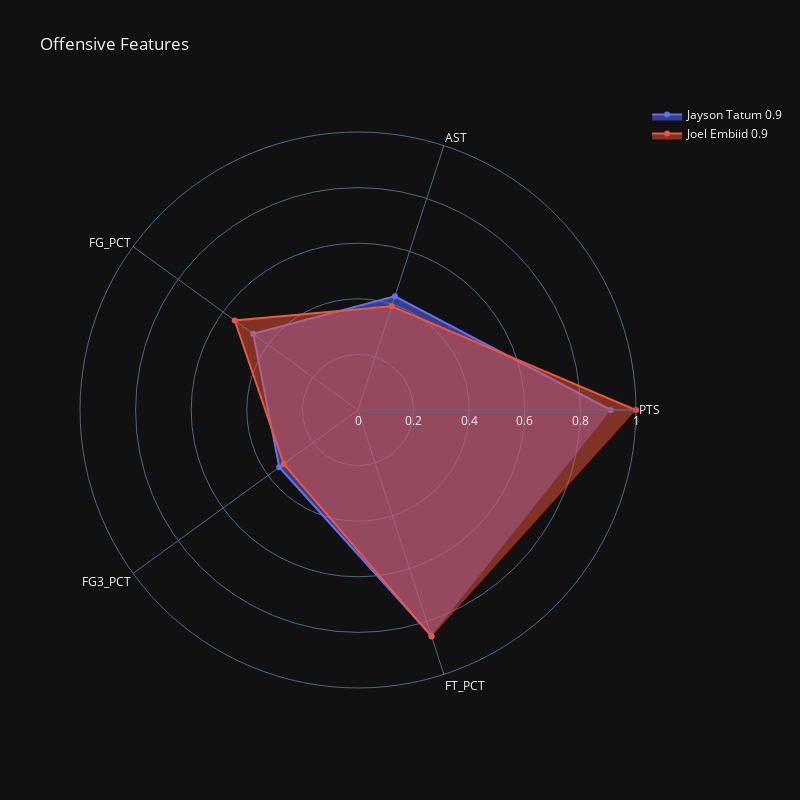

Write notebook code for a chart like this one.
### Code cell
# let's use the areas in the name of the traces
fig_off.for_each_trace(lambda t: t.update(name=f"{t.name} {df_a.loc[t.name]:.1f}"))

### Figure 1 — Plotly figure (JSON) as saved in the notebook; plotly's stock layout.template omitted (floating-point values rounded to 4 significant figures)
{"data": [{"fill": "toself", "name": "Jayson Tatum 0.9", "r": [0.9094, 0.4299, 0.466, 0.35, 0.854], "theta": ["PTS", "AST", "FG_PCT", "FG3_PCT", "FT_PCT"], "type": "scatterpolar"}, {"fill": "toself", "name": "Joel Embiid 0.9", "r": [1, 0.3925, 0.548, 0.33, 0.857], "theta": ["PTS", "AST", "FG_PCT", "FG3_PCT", "FT_PCT"], "type": "scatterpolar"}], "layout": {"height": 800, "polar": {"radialaxis": {"range": [0, 1], "visible": true}}, "showlegend": true, "title": {"text": "Offensive Features"}, "width": 800}}
